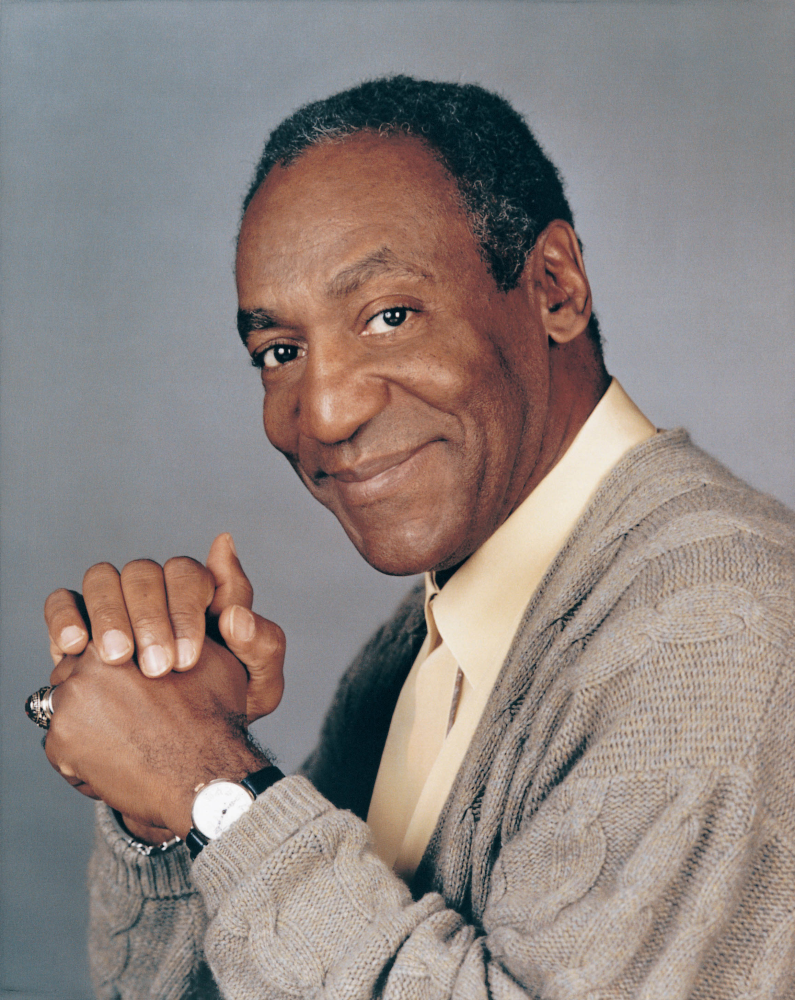
#> input picture orig/images/cosby01.png, 795 x 1000 px; its folder holds only this picture in this run
$ python cosby_crop.py   (Python 2 division)   (older library calls are emulated)
#> lines starting #> are read from the running program, lines starting #| are printed output that depends on the picture
#> (reads mainapp/management/image_centers.json from the repository)
#> in main, cosbyImg is the input picture: PIL image 795x1000 RGB; mean R, G, B 143, 132.2, 128.1
from PIL import Image
import os, random, math, imghdr, datetime, json, time

TARGET_WIDTH = 3000#random.randint(10, 300)
TARGET_HEIGHT = 3000#random.randint(10, 300)

curPath = os.path.realpath(__file__)
PROJECT_DIR = os.path.split(curPath)[0]
COSBY_DIR = os.path.join(PROJECT_DIR, "images")

# returns dimensions for a region that fills as much of the container as
# without overflowing or losing the aspect ratio
# returns a tuple of floats
def sizeToContain(oldWidth, oldHeight, containerWidth, containerHeight):
    widthScaleFactor = float(containerWidth) / oldWidth
    heightScaleFactor = float(containerHeight) / oldHeight
    # use minimum scale to ensure that the final dimensions fit
    minScale = min(widthScaleFactor, heightScaleFactor)
    return (min(oldWidth * minScale, containerWidth),
            min(oldHeight * minScale, containerHeight))

# resizes the image to the given dimensions, cropping the largest area possible
# and focusing on as much of the central region as possible
def resizeImage(img, targWidth, targHeight, cxPercent, cyPercent):
#> called with targWidth = 3000, targHeight = 3000, cxPercent = 0.41, cyPercent = 0.337
    assert targWidth >= 0
    assert targHeight >= 0
    assert 0 <= cxPercent <= 1
    assert 0 <= cyPercent <= 1

    imgWidth, imgHeight = img.size
#> imgWidth = 795; imgHeight = 1000
    assert imgWidth > 0
    assert imgHeight > 0

    if targWidth == 0 or targHeight == 0:
        return Image.new("RGB", (targWidth, targHeight))

    cx = int(cxPercent * imgWidth)
#> cx = 326
    cy = int(cyPercent * imgHeight)
#> cy = 337

    # multiply width by this number to get a height of the proper ratio
    widthHeightRatio = float(targHeight) / targWidth

    # determine dimensions of a region to crop, and ensure that it can actually
    # be cropped from the image
    cropWidth, cropHeight = sizeToContain(imgWidth, imgWidth * widthHeightRatio,
                                          imgWidth, imgHeight)
#> cropWidth = 795; cropHeight = 795
    left = int(max(cx - (cropWidth / 2.0), 0))
#> left = 0
    top = int(max(cy - (cropHeight / 2.0), 0))
#> top = 0

    cropWidth = int(round(cropWidth))
    cropHeight = int(round(cropHeight))

    right = left + cropWidth
#> right = 795
    if right > imgWidth:
        left = imgWidth - cropWidth
        right = imgWidth

    bottom = top + cropHeight
#> bottom = 795
    if bottom > imgHeight:
        top = imgHeight - cropHeight
        bottom = imgHeight

    croppedImg = img.crop((left, top, right, bottom))
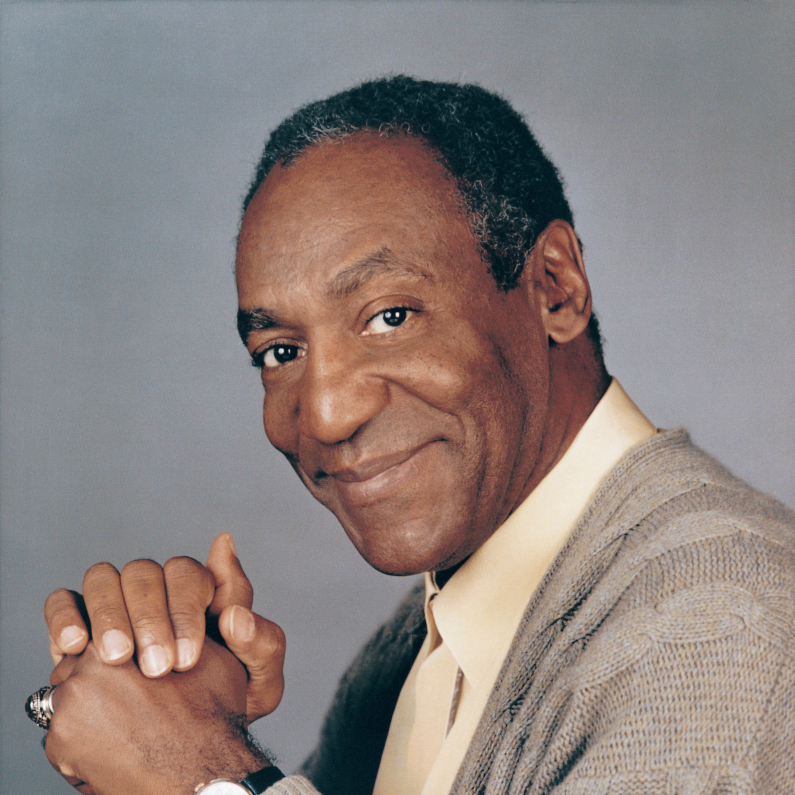
#> croppedImg: PIL image 795x795 RGB; mean R, G, B 141.1, 129.8, 126.3

    # optimize so that shrinking doesn't produce visual artifacts, while
    # expanding doesn't cause massive slowdown
    if targWidth > imgWidth or targHeight > imgHeight:
        imgFilter = Image.NEAREST
    else:
        imgFilter = Image.ANTIALIAS
    return croppedImg.resize((targWidth, targHeight), imgFilter)

def main():
    print "Target size: %d x %d" % (TARGET_WIDTH, TARGET_HEIGHT)

    # read image center information from json file
    with open(os.path.join(PROJECT_DIR, "image_centers.json"), "r") as file:
        centerPercents = json.load(file)

    imageFilenames = os.listdir(COSBY_DIR)

    for cosbyImgName in imageFilenames:
        # determine image center
        if cosbyImgName in centerPercents:
            [cxPercent, cyPercent] = centerPercents[cosbyImgName]
        else:
            cxPercent = cyPercent = 0.5

        cosbyPath = os.path.join(COSBY_DIR, cosbyImgName)
        if not (os.path.isfile(cosbyPath) and
                imghdr.what(cosbyPath) in {"png", "gif", "jpeg"}):
            continue

        try:
            cosbyImg = Image.open(cosbyPath)
        except IOError:
            print "unable to open %s" % cosbyPath
            continue
        startTime = time.time()
        croppedCosby = resizeImage(cosbyImg, TARGET_WIDTH, TARGET_HEIGHT,
                                   cxPercent, cyPercent)
        endTime = time.time()
        assert croppedCosby.size[0] == TARGET_WIDTH
        assert croppedCosby.size[1] == TARGET_HEIGHT
#> (the run stopped early here; a loop or call above may not have finished)
